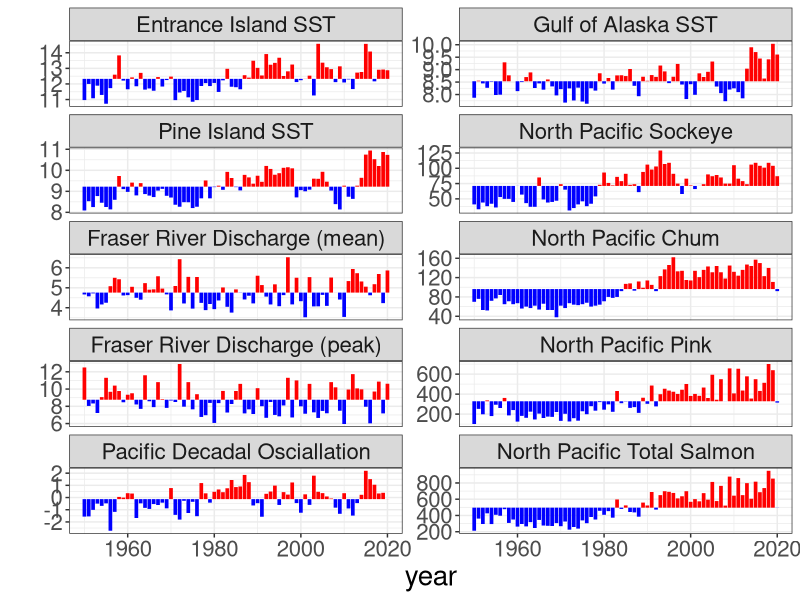
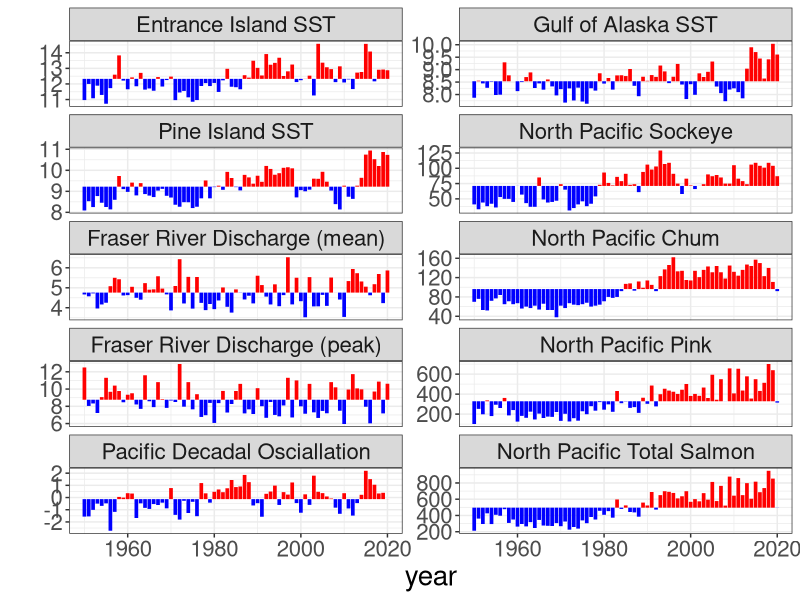

Reproduce these figures in R, in order.
# This code is used to plot env conditions
# last update 2022.12.21. Questions contact Yi Xu by email: yi.xu2@dfo-mpo.gc.ca
# 
# rm(list=ls())
library(tidyverse)
library(ggplot2)

env_data <- read_csv(here::here("data","Environmental_Data_Plot.csv"),show_col_types = FALSE) %>%
            mutate(year = yr + 2) %>%
            select(-GOA.SST.Win, -GOA.SST.Sum, -yr) %>%
            pivot_longer(!year) %>%
            group_by(name) %>%
            mutate(mean_env = mean(value),
                   diff = value - mean_env >0)%>%
            mutate(name=factor(name,levels=c("eisst","GOA.SST.Ann",
                                             "pisst","Sockeye",
                                             "frdmn","Chum",
                                             "peak","Pink",
                                             "pdo","Salmon_Total")))
ylabel <- c("eisst"="Entrance Island SST","GOA.SST.Ann"="Gulf of Alaska SST",
            "pisst"="Pine Island SST","Sockeye"="North Pacific Sockeye",
            "frdmn"="Fraser River Discharge (mean)","Chum"="North Pacific Chum",
            "peak"="Fraser River Discharge (peak)","Pink"="North Pacific Pink",
            "pdo"="Pacific Decadal Osciallation","Salmon_Total"="North Pacific Total Salmon"
            )

ggplot(env_data, aes(x = year, y = mean_env, col = diff)) +
  geom_segment(aes(xend = year, yend = value),size = 1.25) +
  scale_color_manual(values = c("blue","red"), guide = "none") +
  facet_wrap(~name, scales = "free_y",ncol = 2,labeller = as_labeller(ylabel)) +
  ylab("")+
  theme_bw()+
  theme(text = element_text(size = 20))    

ggsave(here::here("plot","plot_env.png"), height = 10, width = 8)
